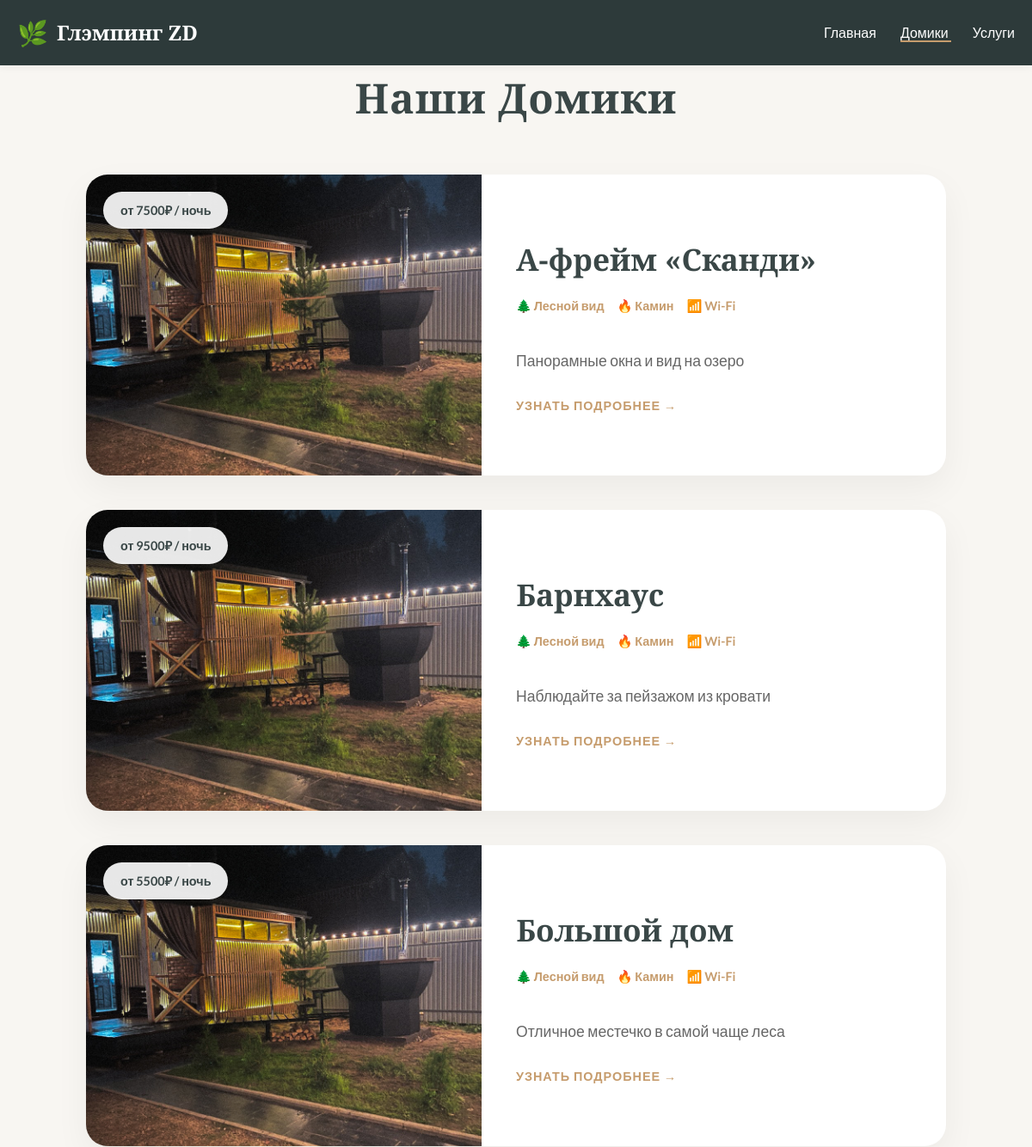
Page /houses (upper part) on the earlier database version.
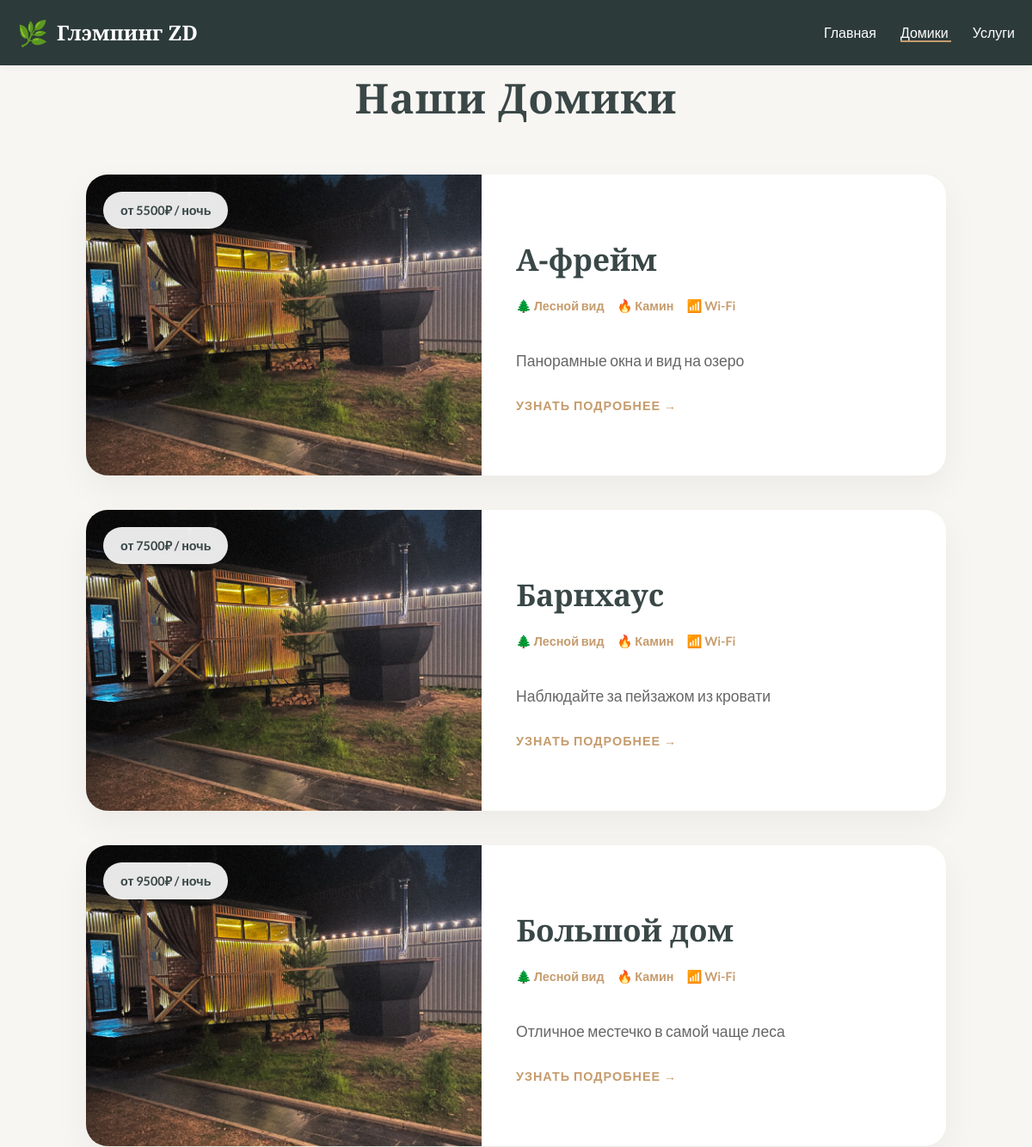
Same page on the later database version.
### tables this page shows
CREATE TABLE houses (
            id INTEGER PRIMARY KEY AUTOINCREMENT,
            name TEXT NOT NULL,
            description TEXT,
            short_description TEXT,
            price_per_night INTEGER,
            features TEXT,
            image_url TEXT
        );

### app.py (the view)
@app.route('/houses')
def all_houses():
    conn = get_db_connection()
    houses = conn.execute('SELECT * FROM houses').fetchall()
    conn.close()
    return render_template('all_houses.html', houses=houses)

### app.py (called while the page is built)
def get_db_connection():
    db_path = '/data/glamping.db' if os.path.exists('/data') else 'glamping.db'
    conn = sqlite3.connect(db_path)
    conn.row_factory = sqlite3.Row
    return conn

### templates/all_houses.html
{% extends 'base.html' %}
{% block content %}
<h1 style="text-align: center; font-family: var(--font-header); font-size: 3rem; margin-bottom: 50px;">Наши Домики</h1>
<div class="container" style="margin-top: 50px;">
    <div class="houses-list-vertical">
        {% for house in houses %}
        <a href="/house/{{ house['id'] }}" class="house-wide-card">
            <div class="wide-card-image" style="background-image: url('{{ house['image_url'] }}');">
                <div class="price-badge">от {{ house['price_per_night'] }}₽ / ночь</div>
            </div>
            <div class="wide-card-content">
                <h2 class="wide-card-title">{{ house['name'] }}</h2>
                <div class="wide-card-features">
                    <span>🌲 Лесной вид</span>
                    <span>🔥 Камин</span>
                    <span>📶 Wi-Fi</span>
                </div>
                <p class="wide-card-description">{{ house['short_description'] }}</p>
                <span class="wide-card-link">Узнать подробнее →</span>
            </div>
        </a>
        {% endfor %}
    </div>
</div>
{% endblock %}

### templates/base.html (shortened to what this page needs)
<!DOCTYPE html>
<html lang="ru">
<head>
    <link rel="stylesheet" href="{{ url_for('static', filename='css/style.css') }}">
    <link rel="stylesheet" href="https://cdn.jsdelivr.net/npm/flatpickr/dist/flatpickr.min.css">
    <link rel="stylesheet" type="text/css" href="https://npmcdn.com/flatpickr/dist/themes/airbnb.css">
</head>
<body>
<nav class="main-nav">
    <div class="nav-container">
        <a href="/" class="logo">
            <div class="logo-icon">🌿</div>
            <span>Глэмпинг ZD</span>
        </a>
        <div class="nav-links">
            <a href="/"
               style="{% if request.path == '/' %} opacity: 1; border-bottom: 2px solid var(--accent-wood); {% endif %}">
                Главная
            </a>
            <a href="{{ url_for('all_houses') }}"
               style="{% if request.path == '/houses' %} opacity: 1; border-bottom: 2px solid var(--accent-wood); {% endif %}">
                Домики
            </a>
            <a href="{{ url_for('services') }}"
               style="{% if request.path == '/services' %} opacity: 1; border-bottom: 2px solid var(--accent-wood); {% endif %}">
                Услуги
            </a>
        </div>
    </div>
</nav>
<main>
    {% block content %}{% endblock %}
</main>
</body>
</html>

### static/css/style.css (style rules this page uses)
:root { --bg-color: #f8f6f2; --text-main: #3a4747; --accent-wood: #c69c6d; --card-bg: #ffffff; --font-header: 'Playfair Display', serif; --font-text: 'Lato', sans-serif; }
* { box-sizing: border-box; }
body { font-family: var(--font-text); background-color: var(--bg-color); color: var(--text-main); margin: 0; padding: 0; line-height: 1.6; display: flex; flex-direction: column; align-items: center; }
.main-nav { background: #2d3a3a; padding: 15px 0; box-shadow: 0 2px 10px rgba(0,0,0,0.05); width: 100%; }
.nav-container { max-width: 1200px; margin: 0 auto; display: flex; justify-content: space-between; align-items: center; padding: 0 20px; }
.logo { display: flex; align-items: center; gap: 10px; text-decoration: none; color: var(--text-main); font-family: var(--font-header); font-size: 1.5rem; font-weight: bold; }
.logo-icon { font-size: 1.8rem; }
.nav-links a { text-decoration: none; color: var(--text-main); margin-left: 25px; font-weight: 400; }
.main-nav .logo, .main-nav .logo span, .main-nav .logo-icon, .main-nav .nav-links a { color: white !important; text-decoration: none; }
.logo-icon { color: white; }
.houses-list-vertical { display: flex; flex-direction: column; gap: 40px; margin-bottom: 100px; }
.house-wide-card { display: flex; background: white; border-radius: 25px; overflow: hidden; text-decoration: none; color: inherit; box-shadow: 0 15px 40px rgba(0,0,0,0.05); transition: transform 0.3s ease, box-shadow 0.3s ease; min-height: 350px; min-width: 1000px; }
.wide-card-image { flex: 1; background-size: cover; background-position: center; position: relative; min-width: 400px; }
.price-badge { position: absolute; top: 20px; left: 20px; background: rgba(255, 255, 255, 0.9); padding: 10px 20px; border-radius: 50px; font-weight: bold; color: var(--text-main); font-size: 0.9rem; }
.wide-card-content { flex: 1; padding: 40px; display: flex; flex-direction: column; justify-content: center; }
.wide-card-title { font-family: var(--font-header); font-size: 2.2rem; margin: 0 0 15px 0; color: var(--text-main); }
.wide-card-features { display: flex; gap: 15px; margin-bottom: 20px; font-size: 0.9rem; color: var(--accent-wood); font-weight: bold; }
.wide-card-description { font-size: 1.1rem; line-height: 1.7; color: #666; margin-bottom: 25px; }
.wide-card-link { font-weight: bold; color: var(--accent-wood); text-transform: uppercase; letter-spacing: 1px; font-size: 0.9rem; }
h1 { font-family: var(--font-header); font-size: 3.5rem; font-weight: 700; margin: 0 0 15px 0; letter-spacing: 1px; color: var(--text-main); }
.container { display: flex; flex-direction: row; justify-content: center; align-items: stretch; gap: 20px; max-width: 1200px; width: 95%; margin: 40px auto; flex-wrap: nowrap; }

### templates/base.html (style rules this page uses)
body, html { margin: 0; padding: 0; overflow-x: hidden; }

Differences in the rows shown:
changed houses "Панорамные окна и вид на озеро": price_per_night "7500" → "5500"; name "А-фрейм «Сканди»" → "А-фрейм"
changed houses "Барнхаус": price_per_night "9500" → "7500"
changed houses "Большой дом": price_per_night "5500" → "9500"
